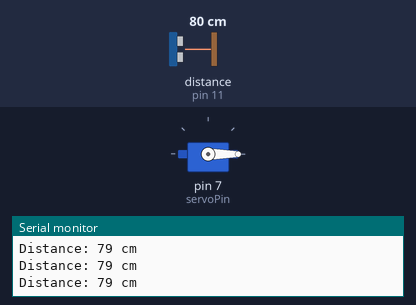
The sketch below on a simulated Arduino Uno, built with avr-gcc and run on an emulated ATmega328P. Parts: servo, the last lines printed to the serial monitor. Wiring (inferred from the names in the program): ultrasonic range finder: trigger pin 12; echo pin 11. The inputs (shaded band) are chosen by the test bench; at power-on: distance to the obstacle (sensor on pin 11) 80 cm. The echo pulse lasts 58.3 µs per cm.

Above: at 1.2 s.
1.3 s: distance to the obstacle (sensor on pin 11) set to 13 cm
2.8 s: distance to the obstacle (sensor on pin 11) set to 10 cm
At 3.8 s:
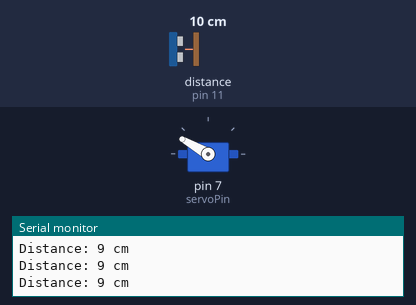
4.3 s: distance to the obstacle (sensor on pin 11) set to 12 cm
5.8 s: distance to the obstacle (sensor on pin 11) set to 16 cm
At 6.6 s:
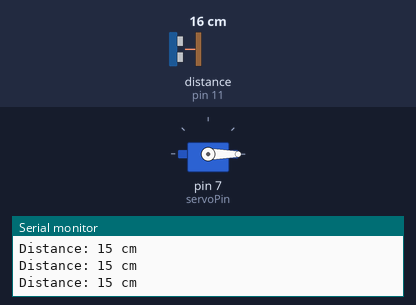
7.4 s: distance to the obstacle (sensor on pin 11) set to 2 cm
At 8.4 s:
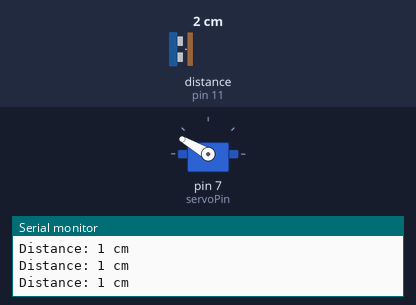
Timing chart, 0 to 10.0 s (numbered marks = the images above; inputs shaded):
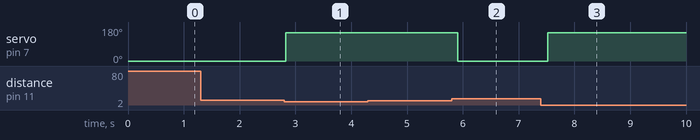

The sketch:

Main-test.ino
```cpp
/*#include <Servo.h>
Servo servo;
int trigPin = 12; // was 5 earlier
int echoPin = 11; // was 6 earlier
int servoPin = 7;
long duration, dist, average;
long averageDist[3];   //array for average


void setup() {
    Serial.begin(9600);
    servo.attach(servoPin);
    pinMode(trigPin, OUTPUT);
    pinMode(echoPin, INPUT);
    servo.write(0);
    delay(100);
    servo.detach();
}

void measureSensorDist() {
digitalWrite(trigPin, LOW); // guys i removed the digitalwrite 10, cos its not needed
delayMicroseconds(10); // was 5
digitalWrite(trigPin, HIGH);
delayMicroseconds(10); // was 15
digitalWrite(trigPin, LOW);
duration = pulseIn(echoPin, HIGH);

dist = (duration/2) / 29.1;    // in order to getthe distance
}
void loop() {
  for (int count=0;count<=2;count++) {   //average distance
    measureSensorDist();
   averageDist[count]=dist;
    delay(10);
  }
 dist=(averageDist[0]+averageDist[1]+averageDist[2])/3;

if ( dist<50 ) {
 servo.attach(servoPin);
  delay(1);
 servo.write(0);
 delay(3000);
 servo.write(150);
 delay(1000);
 servo.detach();
}
Serial.println(dist);
}
*/
#include <Servo.h>
Servo myServo;

int trigPin = 12;
int echoPin = 11;
int servoPin = 7;

long duration, dist;
long averageDist[3];
bool isOpen = false; // track if lid is open

void setup() {
  Serial.begin(9600);
  myServo.attach(servoPin);
  myServo.write(0); // start closed

  pinMode(trigPin, OUTPUT);
  pinMode(echoPin, INPUT);
}

void measureSensorDist() {
  digitalWrite(trigPin, LOW);
  delayMicroseconds(5);
  digitalWrite(trigPin, HIGH);
  delayMicroseconds(10);
  digitalWrite(trigPin, LOW);
  duration = pulseIn(echoPin, HIGH);
  dist = (duration / 2) / 29.1;
}

void loop() {
  for (int i = 0; i < 3; i++) {
    measureSensorDist();
    averageDist[i] = dist;
    delay(10);
  }
  dist = (averageDist[0] + averageDist[1] + averageDist[2]) / 3;

  Serial.print("Distance: ");
  Serial.print(dist);
  Serial.println(" cm");

  // Open if close enough, close if far
  if (dist > 0 && dist <= 10 && !isOpen) {
    myServo.write(150);  // open
    isOpen = true;
  } else if (dist > 12 && isOpen) {
    myServo.write(0);    // close
    isOpen = false;
  }

  delay(100);
}
```

Measured:
- the behaviour switches between 12 and 11 cm on distance to the obstacle (sensor on pin 11) (found by bisection; images 0 and 1)
- the behaviour switches between 13 and 14 cm on distance to the obstacle (sensor on pin 11) (found by bisection; images 1 and 2)
- after the input at 2.8 s, servo on pin 7 (servoPin): 0° → 150° at once
- after the input at 5.8 s, servo on pin 7 (servoPin): 150° → 0° after 0.11 s
- after the input at 7.4 s, servo on pin 7 (servoPin): 0° → 150° after 0.12 s
